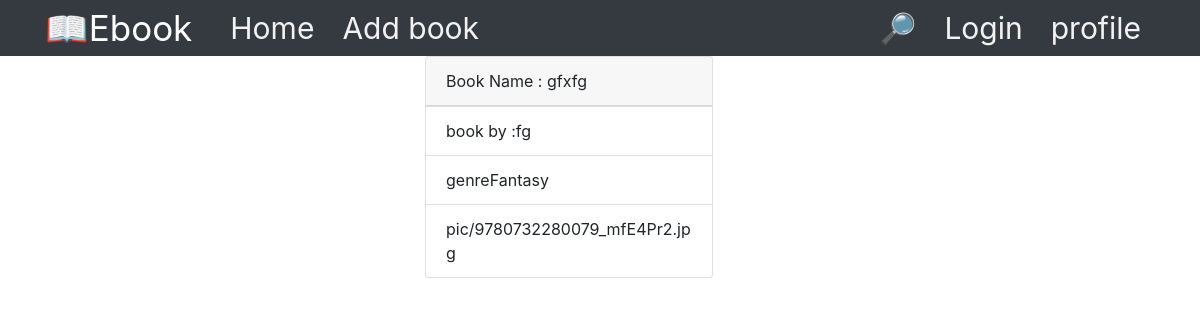
The page /books/9 on the database as committed earlier.
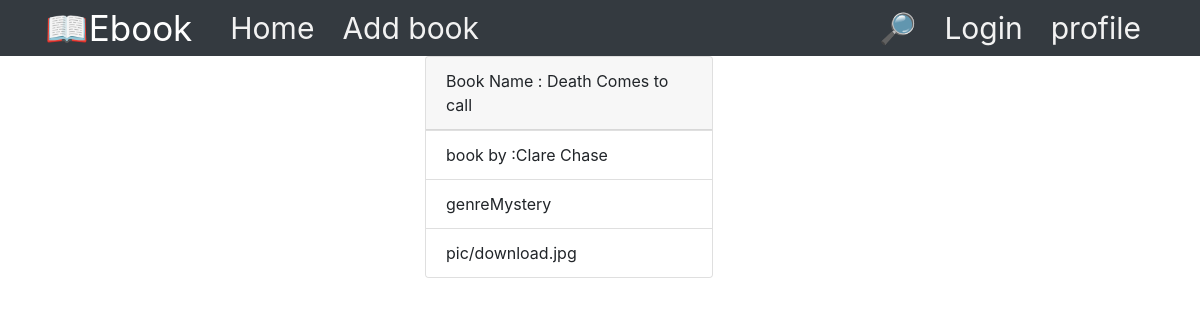
The same page on the database as committed later.
### ebook/models.py (models this page shows)
class Books(models.Model):
    CATEGORY = (
        ('Fantasy','Fantasy'),
        ('Literary','Literary'),
        ('Mystery','Mystery'),
        ('Non-Fiction','Non-Fiction'),
        ('Science','Science'),
        ('Fiction','Fiction'),
        ('Thriller','Thriller'),
    )
    STAR = (
        ("1", "One"),
        ("2", "Two"),
        ("3", "Three"),
        ("4", "Four"),
        ("5", "Five"),
    )
    title = models.CharField(max_length=100, null=True)
    category = models.CharField(max_length=200, choices=CATEGORY, default='')
    author = models.CharField(max_length=100, null=True)
    rating = models.CharField(max_length=200, choices=STAR, default='')
    favourites = models.BooleanField(default='')
    image = models.ImageField(upload_to='pic',blank=True)
    user = models.ForeignKey(User, on_delete=models.CASCADE, null=True)

### ebook/views.py (the view)
# urls.py: path("books/<int:id>",book_details,name="details"),
def book_details(request, id):
        book = Books.objects.get(id=id)
        context = {}
        context["book"] = book
        return render(request, "book_detail.html", context)

### ebook/templates/book_detail.html (shortened to what this page needs)
<!DOCTYPE html>
{%extends 'base.html'%}
{% block content %}
<h1>your book details</h1>
<div class="container">
    <div class="row">
        <div class="col-4"></div>
        <div class="col-4">
            <div class="card" style="width: 18rem;">
                <div class="card-header">Book Name :
                    {{book.title}}
                </div>
                <ul class="list-group list-group-flush">
                    <li class="list-group-item">book by :{{book.author}}</li>
                    <li class="list-group-item">genre{{book.category}}</li>
                    <li class="list-group-item">{{book.image}}</li>
                </ul>
            </div>
            </div>
        </div>
        <div class="col-4"></div>
    </div>
</div>
{%endblock%}

Rows that differ between the two databases and show on the page:
changed Books: title "gfxfg" → "Death Comes to call"; author "fg" → "Clare Chase"; category "Fantasy" → "Mystery"; image "pic/9780732280079_mfE4Pr2.jpg" → "pic/download.jpg"
